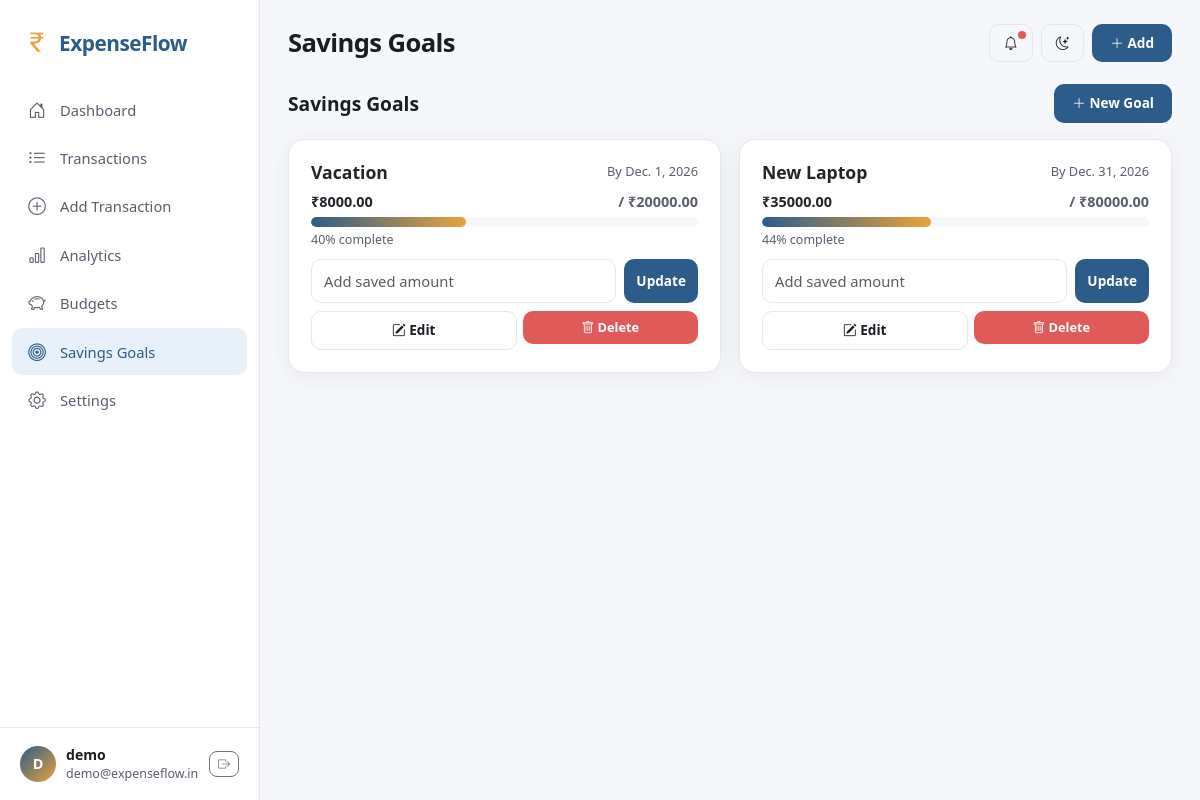
The app's page /goals/ (signed in) with its own data.
### tracker/models.py (models this page shows, shortened)
class SavingsGoal(models.Model):
    user = models.ForeignKey(User, on_delete=models.CASCADE, related_name='goals')
    name = models.CharField(max_length=100)
    target_amount = models.DecimalField(max_digits=12, decimal_places=2, validators=[MinValueValidator(0.01)])
    current_amount = models.DecimalField(max_digits=12, decimal_places=2, default=0, validators=[MinValueValidator(0)])
    target_date = models.DateField()
    created_at = models.DateTimeField(auto_now_add=True)
    class Meta:
        ordering = ['-created_at']

### tracker/views.py (the view)
# urls.py: path('goals/', views.goals, name='goals'),
@login_required
def goals(request):
    user = request.user
    goals = SavingsGoal.objects.filter(user=user).order_by('-created_at')
    context = BASE_CONTEXT.copy()
    context.update({'title': 'Savings Goals', 'goals': goals, 'user': user})
    return render(request, 'tracker/goals.html', context)

### tracker/templatetags/math_filters.py (called while the page is built)
@register.filter
def multiply(value, arg):
    try: return float(value) * float(arg)
    except: return 0

@register.filter
def div(value, arg):
    try: return float(value) / float(arg)
    except: return 0

### tracker/templates/tracker/goals.html (shortened to what this page needs)
{% extends "tracker/base.html" %}
{% load math_filters %}
{% block content %}
<div class="d-flex justify-content-between align-items-center mb-3" style="flex-wrap:wrap; gap:10px;">
  <h2 style="font-weight:800; font-size:1.2rem; margin:0;">Savings Goals</h2>
  <a href="/goals/add/" class="btn btn-primary"><i class="bi bi-plus-lg"></i> New Goal</a>
</div>
{% if goals %}
<div style="display:grid; grid-template-columns: repeat(auto-fill, minmax(300px, 1fr)); gap:18px;">
  {% for g in goals %}
  <div class="card">
    <div class="d-flex justify-content-between align-items-start mb-2">
      <h4 style="font-weight:800; font-size:1.1rem; margin:0;">{{ g.name }}</h4>
      <span style="font-size:0.8rem; color:var(--text-secondary);">By {{ g.target_date }}</span>
    </div>
    <div style="margin-bottom:10px;">
      <div style="display:flex; justify-content:space-between; font-weight:600; font-size:0.9rem; margin-bottom:4px;">
        <span>₹{{ g.current_amount }}</span><span style="color:var(--text-secondary);">/ ₹{{ g.target_amount }}</span>
      </div>
      <div style="height:10px; background:var(--bg); border-radius:5px; overflow:hidden;">
        <div style="width:{{ g.current_amount|div:g.target_amount|multiply:100 }}%; height:100%; background: linear-gradient(90deg, var(--primary), var(--accent)); border-radius:5px;"></div>
      </div>
      <div style="font-size:0.78rem; color:var(--text-secondary); margin-top:4px;">{{ g.current_amount|div:g.target_amount|multiply:100|floatformat:0 }}% complete</div>
    </div>
    <form method="post" action="/goals/update/{{ g.id }}/" class="d-flex gap-2" style="margin-bottom:8px;">
      <input type="number" step="0.01" min="0" name="amount" class="form-control" placeholder="Add saved amount" style="min-width:120px;" required>
      <button type="submit" class="btn btn-primary" style="padding:6px 12px; font-size:0.85rem;">Update</button>
    </form>
    <div style="display:flex; gap:6px;">
      <a href="/goals/edit/{{ g.id }}/" class="btn btn-sm btn-ghost" style="flex:1; text-align:center;"><i class="bi bi-pencil-square"></i> Edit</a>
      <form method="post" action="/goals/delete/{{ g.id }}/" style="display:inline; flex:1;" onsubmit="return confirm('Delete goal?');"><button type="submit" class="btn btn-sm btn-danger w-100"><i class="bi bi-trash"></i> Delete</button></form>
    </div>
  </div>
  {% endfor %}
</div>
{% endif %}
{% endblock %}

### tracker/templates/tracker/base.html (shortened to what this page needs)
<!DOCTYPE html>
<html lang="en" data-theme="light">
<head>
<link href="https://cdn.jsdelivr.net/npm/bootstrap@5.3.3/dist/css/bootstrap.min.css" rel="stylesheet">
<link rel="stylesheet" href="https://cdn.jsdelivr.net/npm/bootstrap-icons@1.11.3/font/bootstrap-icons.css">
</head>
<body>
<div class="app-wrapper">
  <aside class="sidebar" id="sidebar">
    <a href="/dashboard/" class="sidebar-brand"><i class="bi bi-currency-rupee"></i> ExpenseFlow</a>
    <nav class="nav-menu">
      {% for item in nav_items %}
      <a href="{{ item.url }}" class="{% if item.url in request.path %}active{% endif %}"><i class="bi {{ item.icon }}"></i> {{ item.name }}</a>
      {% endfor %}
    </nav>
    <div class="sidebar-footer">
      <div class="user-card">
        <div class="avatar">{{ user.username|first|upper }}</div>
        <div style="min-width:0;">
          <div style="font-weight:700; font-size:0.88rem; white-space:nowrap; overflow:hidden; text-overflow:ellipsis;">{{ user.username }}</div>
          <div style="font-size:0.78rem; color: var(--text-secondary);">{{ user.email|stringformat:".30s" }}</div>
        </div>
        <a href="/logout/" title="Logout" class="btn btn-sm btn-outline-secondary ms-auto" style="border-radius:8px; font-size:0.75rem; padding:3px 8px;"><i class="bi bi-box-arrow-right"></i></a>
      </div>
    </div>
  </aside>
  <main class="main">
    <div class="header">
      <div>
        <h1>{{ title|default:"ExpenseFlow" }}</h1>
      </div>
      <div class="actions-row">
        <button onclick="triggerNotification()" class="btn-ghost" title="Notifications" style="position:relative;"><i class="bi bi-bell"></i><span style="position:absolute;top:6px;right:6px;width:8px;height:8px;background:#e05a5a;border-radius:50%;display:block;"></span></button>
        <button onclick="toggleTheme()" class="btn-ghost" title="Toggle theme"><i class="bi bi-moon-stars" id="theme-icon"></i></button>
        <a href="/transactions/" class="btn-primary"><i class="bi bi-plus-lg"></i> Add</a>
      </div>
    </div>
    {% block content %}{% endblock %}
  </main>
</div>
</body>
</html>

### tracker/templates/tracker/base.html (style rules this page uses)
:root { --bg: #f6f7fb; --card: #ffffff; --text: #1a1d23; --text-secondary: #5a5f6e; --primary: #2d5b8a; --primary-soft: #e8f0fa; --accent: #e8a33b; --border: #e5e7ec; --shadow: rgba(26,29,35,0.06); }
* { box-sizing: border-box; }
html { scroll-behavior: smooth; }
body { font-family: "Segoe UI", system-ui, -apple-system, sans-serif; background: var(--bg); color: var(--text); margin: 0; transition: background 0.3s, color 0.3s; }
a { text-decoration: none; color: inherit; }
.app-wrapper { display: flex; min-height: 100vh; }
.sidebar { width: 260px; background: var(--card); border-right: 1px solid var(--border); position: fixed; height: 100vh; overflow-y: auto; z-index: 1000; transition: transform 0.3s; }
.sidebar-brand { padding: 24px 24px 16px; display: flex; align-items: center; gap: 10px; font-weight: 800; font-size: 1.3rem; color: var(--primary); letter-spacing: -0.5px; }
.sidebar-brand i { font-size: 1.6rem; color: var(--accent); }
.nav-menu { padding: 8px 12px; }
.nav-menu a { display: flex; align-items: center; gap: 12px; padding: 10px 14px; border-radius: 10px; color: var(--text-secondary); font-weight: 500; font-size: 0.92rem; transition: all 0.15s; margin-bottom: 2px; }
.nav-menu a:hover, .nav-menu a.active { background: var(--primary-soft); color: var(--primary); }
.nav-menu a i { font-size: 1.1rem; width: 22px; text-align: center; }
.sidebar-footer { position: absolute; bottom: 0; left: 0; right: 0; padding: 16px 20px; border-top: 1px solid var(--border); background: var(--card); }
.user-card { display: flex; align-items: center; gap: 10px; }
.avatar { width: 36px; height: 36px; border-radius: 50%; background: linear-gradient(135deg, var(--primary), var(--accent)); color: #fff; display: flex; align-items: center; justify-content: center; font-weight: 700; font-size: 0.9rem; flex-shrink: 0; }
.main { margin-left: 260px; flex: 1; min-height: 100vh; padding: 24px 28px; }
.header { display: flex; align-items: center; justify-content: space-between; margin-bottom: 22px; }
.header h1 { font-weight: 800; font-size: 1.6rem; letter-spacing: -0.6px; margin: 0; }
.actions-row { display: flex; gap: 8px; align-items: center; }
.btn-ghost { background: transparent; border: 1px solid var(--border); color: var(--text); border-radius: 10px; padding: 8px 14px; font-weight: 600; font-size: 0.85rem; transition: all 0.15s; }
.btn-primary { background: var(--primary); color: #fff; border: none; border-radius: 10px; padding: 9px 18px; font-weight: 600; font-size: 0.85rem; transition: all 0.15s; }
.btn-danger { background: #e05a5a; color: #fff; border: none; border-radius: 10px; padding: 7px 14px; font-weight: 600; font-size: 0.8rem; }
.card { background: var(--card); border: 1px solid var(--border); border-radius: 16px; box-shadow: 0 4px 24px var(--shadow); padding: 22px; transition: background 0.3s; }
.form-control, .form-select { border-radius: 10px; border: 1px solid var(--border); background: var(--card); color: var(--text); padding: 10px 12px; font-size: 0.92rem; transition: border-color 0.15s, box-shadow 0.15s; }

### records on screen
SavingsGoal: name "Vacation", target_date "Dec. 1, 2026", current_amount "8000.00", target_amount "20000.00", current_amount|div "40"
SavingsGoal: name "New Laptop", target_date "Dec. 31, 2026", current_amount "35000.00", target_amount "80000.00", current_amount|div "44"

### other values on screen
{{ item.name }} "Dashboard" "Transactions" "Add Transaction" "Analytics" "Budgets" "Savings Goals" "Settings"
{{ user.username|first|upper }} "D"
{{ user.username }} "demo"
{{ user.email|stringformat:".30s" }} "demo@expenseflow.in"
{{ title|default:"ExpenseFlow" }} "Savings Goals"
